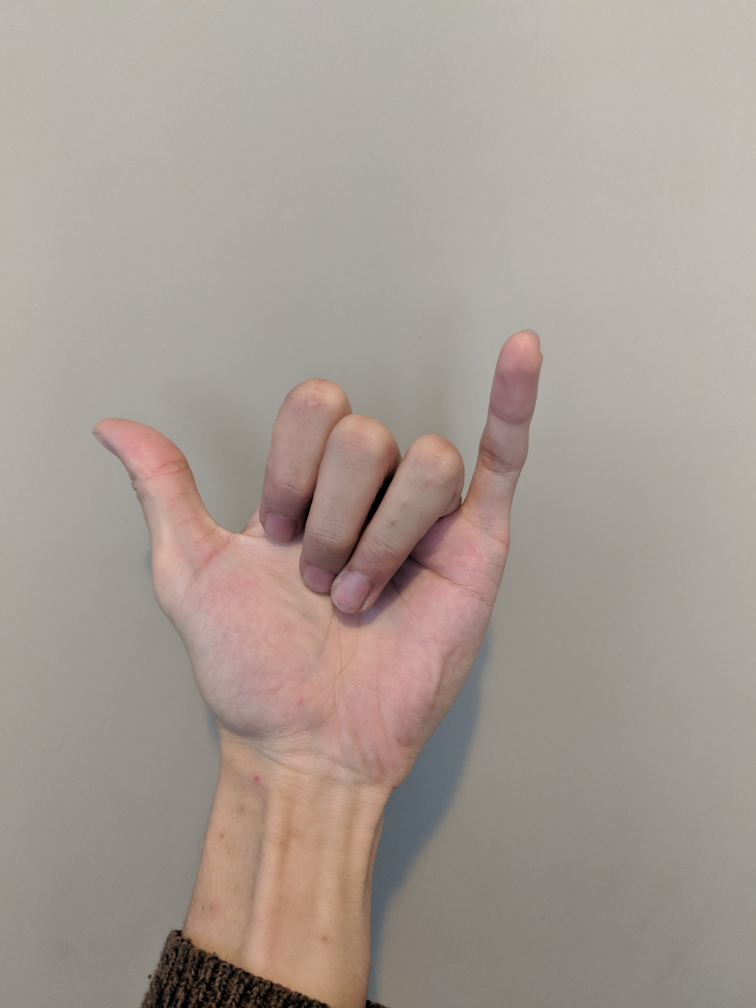
#> input picture project/image_std/originals/1.jpg, 3024 x 4032 px (shown at 1/4 size)
$ python detect.py
#> lines starting #> are read from the running program, lines starting #| are printed output that depends on the picture
from matplotlib import pyplot as plt
import imutils
import cv2
import numpy as np

templates = []
template1 = cv2.imread('image_std/originals/1.jpg',0)
#> template1: shape (4032, 3024); min 0, max 245, mean 157.1
template2 = cv2.imread('image_std/originals/2.jpg',0)
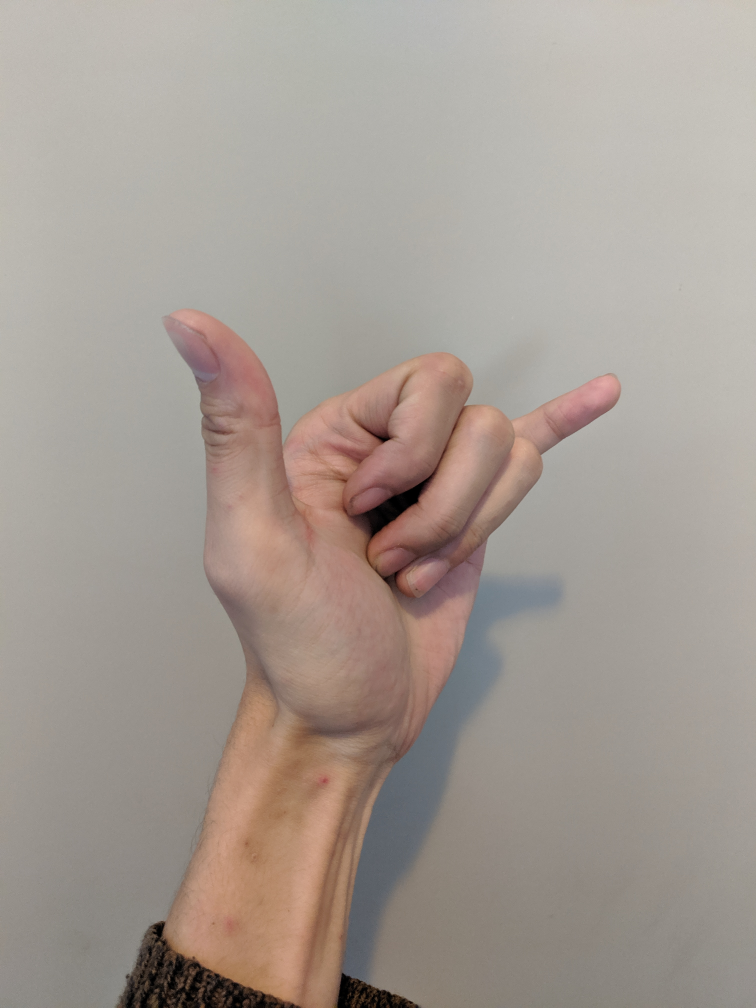
#> input picture project/image_std/originals/2.jpg, 3024 x 4032 px (shown at 1/4 size)
#> template2: shape (4032, 3024); min 0, max 217, mean 157
template3 = cv2.imread('image_std/originals/3.jpg',0)
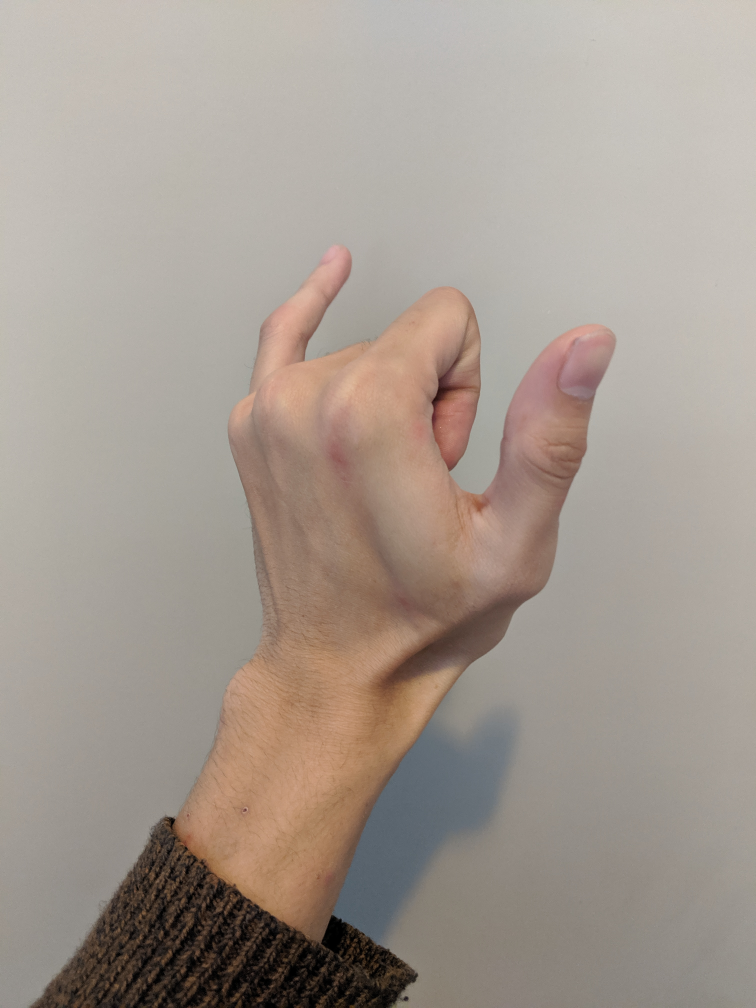
#> input picture project/image_std/originals/3.jpg, 3024 x 4032 px (shown at 1/4 size)
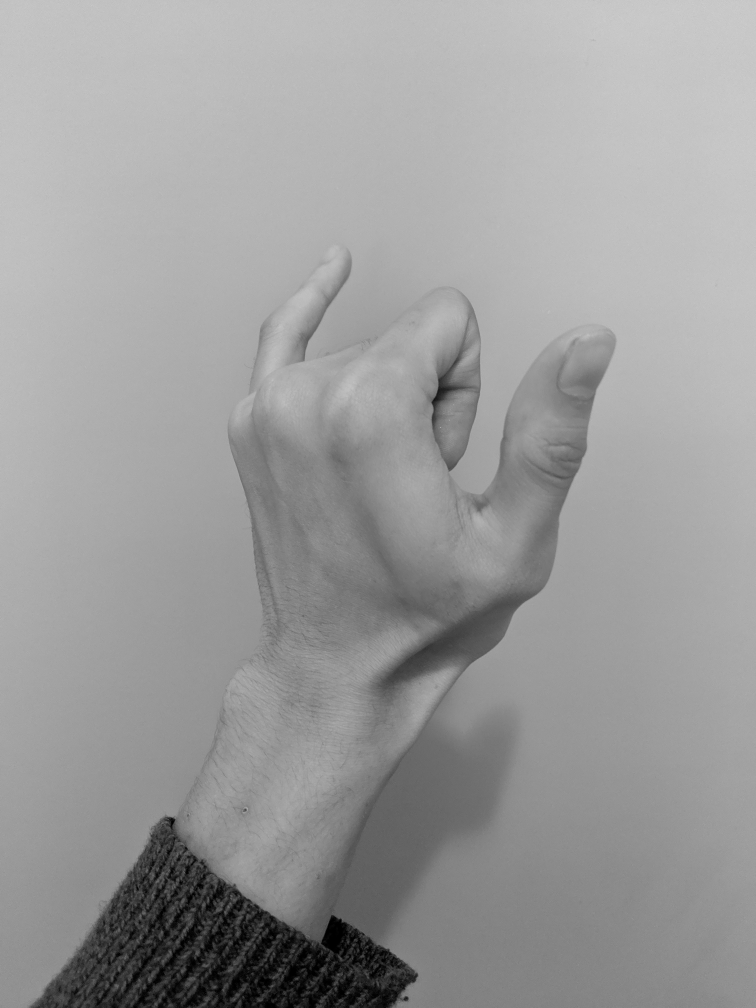
#> template3: shape (4032, 3024) (shown at 1/4 size); min 0, max 228, mean 155.9
template4 = cv2.imread('image_std/originals/4.jpg',0)
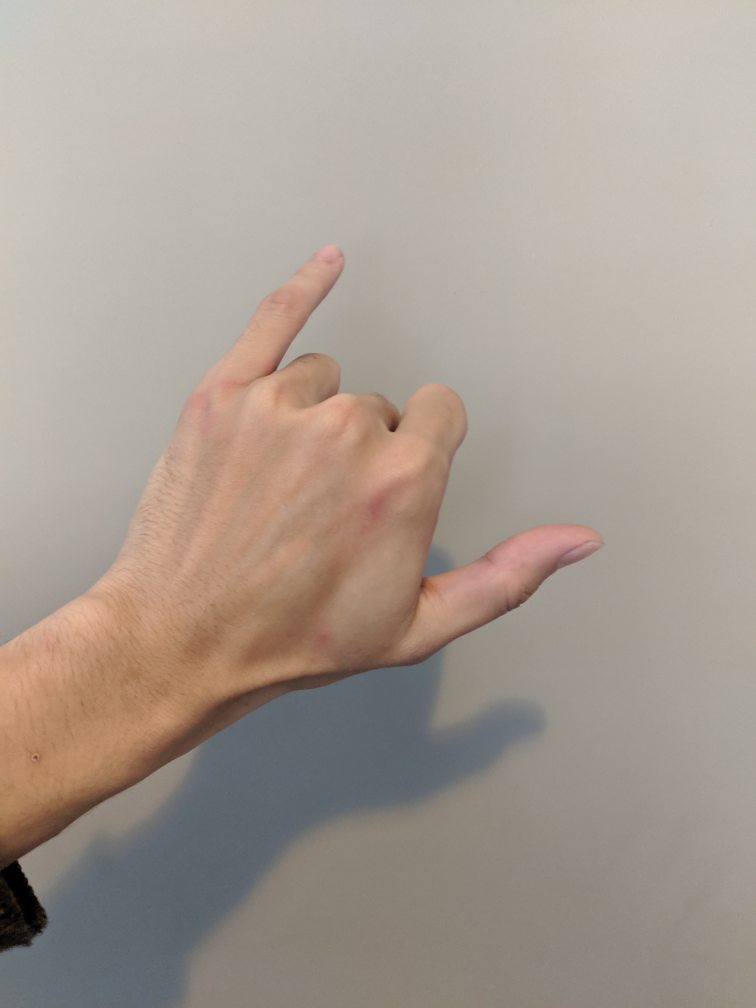
#> input picture project/image_std/originals/4.jpg, 3024 x 4032 px (shown at 1/4 size)
#> template4: shape (4032, 3024); min 0, max 222, mean 157.9
templates.append(template1)
templates.append(template2)
templates.append(template3)
templates.append(template4)
cur_frame = cv2.imread('cur_frame.png',0)
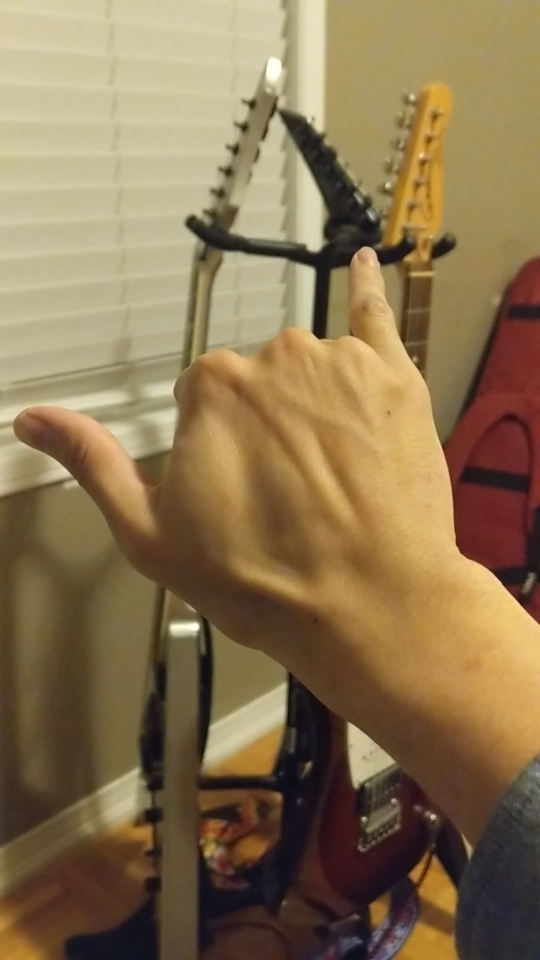
#> input picture project/cur_frame.png, 1080 x 1920 px (shown at 1/2 size)
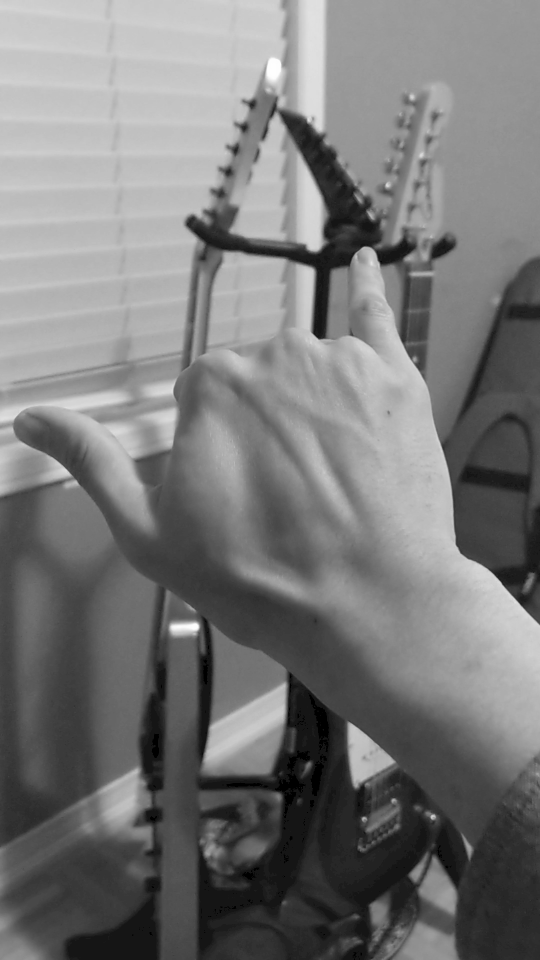
#> cur_frame: shape (1920, 1080) (shown at 1/2 size); min 0, max 254, mean 120.5

def detect_similarity(cur_frame):
	frame_w, frame_h = cur_frame.shape[::-1]
#> frame_w = 1080; frame_h = 1920
	threshold = 0.49
	detected = False
	maxs = []
	locs = []
	for temp in templates[:4]:
		temp_w, temp_h = temp.shape[::-1]
		step = int((min(frame_h, frame_w) - min(temp_h, temp_w)) / 5) # min(h,w) guarantees template wont be bigger than the frame
		for i in range(1,5):
			temp_w = temp_w + step
			temp_h = temp_h + step
			resized = cv2.resize(temp, (temp_w, temp_h), interpolation = cv2.INTER_AREA)
			res = cv2.matchTemplate(cur_frame,temp,cv2.TM_CCOEFF)
			min_val, max_val, min_loc, max_loc = cv2.minMaxLoc(res)
			maxs.append(max_val)
			locs.append(max_loc)
#> this loop made 4 passes
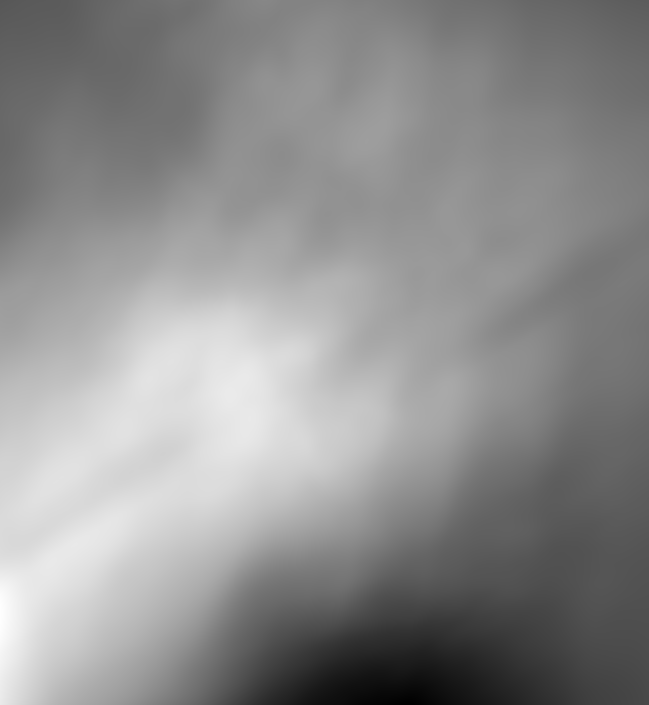
#> res: shape (2113, 1945) float32 (shown at 1/3 size); min -224266864, max 2.22e+09, mean 1.15e+09; drawn with min black and max white
#> after the loop, locs = [(1144, 467), (1144, 467), (1144, 467), (1144, 467), (1072, 388), (1072, 388), (1072, 388), (1072, 388), (467, 2112), (467, 2112), (467, 2112), (467, 2112), (0, 1841), (0, 1841), (0, 1841), (0, 1841)]; maxs = [1.47e+09, 1.47e+09, 1.47e+09, 1.47e+09, 1.8e+09, 1.8e+09, 1.8e+09, 1.8e+09, 3.34e+09, 3.34e+09, 3.34e+09, 3.34e+09, 2.22e+09, 2.22e+09, 2.22e+09, 2.22e+09]
	# select best matches
	max_val = max(maxs)
#> max_val = 3.34e+09
	i_max = maxs.index(max_val)
#> i_max = 8
	max_loc = locs[i_max]
#> max_loc = (467, 2112)
	if max_val > threshold:
		detected = True
		top_left = max_loc
#> top_left = (467, 2112)
		bottom_right = (top_left[0] + temp_w, top_left[1] + temp_h)
#> bottom_right = (1939, 4592)
		cv2.rectangle(cur_frame,top_left, bottom_right, 255, 2)
		cv2.imwrite('gesture-found.jpg',cur_frame)
		# [4 lines of commented-out code are left out]

def kpmatch(cur_frame):
	result = False
	orb = cv2.ORB_create(nfeatures=1500)
	kp1, des1 = orb.detectAndCompute(cur_frame,None)
	kps = []
	dess = []
	threshold = 35
	for i in range (0,4):
		k, d = orb.detectAndCompute(templates[i],None)
		kps.append(k)
		dess.append(d)

	bf = cv2.BFMatcher(cv2.NORM_HAMMING, crossCheck=True)
	for i in range (0,4):
		matches = bf.match(des1,dess[i])
		matches = sorted(matches, key = lambda x:x.distance)
		gkps = []
		for match in matches:
			if match.distance < threshold:
				gkps.append(match.distance)
		if len(kps) > 5:
			result = True
	print(len(kps))
	return result
		# img = cv2.drawMatches(templates[i],kps[i],cur_frame,kp1,matches[:4], None, flags=2)
		# plt.imshow(img),plt.show()

#kpmatch(cur_frame)
detect_similarity(cur_frame)
